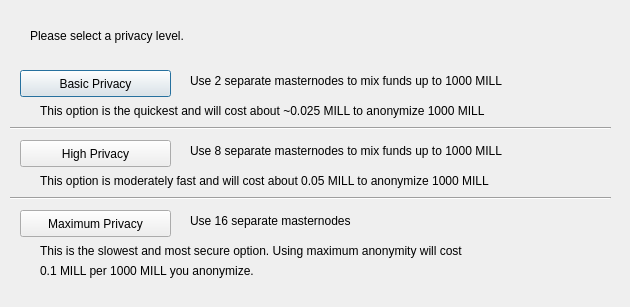
<?xml version="1.0" encoding="UTF-8"?>
<ui version="4.0">
 <class>DarksendConfig</class>
 <widget class="QDialog" name="DarksendConfig">
  <property name="geometry">
   <rect>
    <x>0</x>
    <y>0</y>
    <width>630</width>
    <height>307</height>
   </rect>
  </property>
  <property name="windowTitle">
   <string>Configure PrivateSend</string>
  </property>
  <widget class="QPushButton" name="buttonBasic">
   <property name="geometry">
    <rect>
     <x>20</x>
     <y>70</y>
     <width>151</width>
     <height>27</height>
    </rect>
   </property>
   <property name="text">
    <string>Basic Privacy</string>
   </property>
  </widget>
  <widget class="QPushButton" name="buttonHigh">
   <property name="geometry">
    <rect>
     <x>20</x>
     <y>140</y>
     <width>151</width>
     <height>27</height>
    </rect>
   </property>
   <property name="text">
    <string>High Privacy</string>
   </property>
  </widget>
  <widget class="QPushButton" name="buttonMax">
   <property name="geometry">
    <rect>
     <x>20</x>
     <y>210</y>
     <width>151</width>
     <height>27</height>
    </rect>
   </property>
   <property name="text">
    <string>Maximum Privacy</string>
   </property>
  </widget>
  <widget class="QLabel" name="label">
   <property name="geometry">
    <rect>
     <x>30</x>
     <y>20</y>
     <width>571</width>
     <height>31</height>
    </rect>
   </property>
   <property name="text">
    <string>Please select a privacy level.</string>
   </property>
  </widget>
  <widget class="QLabel" name="label_2">
   <property name="geometry">
    <rect>
     <x>190</x>
     <y>70</y>
     <width>421</width>
     <height>21</height>
    </rect>
   </property>
   <property name="text">
    <string>Use 2 separate masternodes to mix funds up to 1000 MILL</string>
   </property>
  </widget>
  <widget class="QLabel" name="label_3">
   <property name="geometry">
    <rect>
     <x>190</x>
     <y>140</y>
     <width>411</width>
     <height>21</height>
    </rect>
   </property>
   <property name="text">
    <string>Use 8 separate masternodes to mix funds up to 1000 MILL</string>
   </property>
  </widget>
  <widget class="QLabel" name="label_4">
   <property name="geometry">
    <rect>
     <x>190</x>
     <y>210</y>
     <width>421</width>
     <height>21</height>
    </rect>
   </property>
   <property name="text">
    <string>Use 16 separate masternodes</string>
   </property>
  </widget>
  <widget class="QLabel" name="label_6">
   <property name="geometry">
    <rect>
     <x>40</x>
     <y>100</y>
     <width>561</width>
     <height>21</height>
    </rect>
   </property>
   <property name="text">
    <string>This option is the quickest and will cost about ~0.025 MILL to anonymize 1000 MILL</string>
   </property>
  </widget>
  <widget class="QLabel" name="label_7">
   <property name="geometry">
    <rect>
     <x>40</x>
     <y>170</y>
     <width>561</width>
     <height>21</height>
    </rect>
   </property>
   <property name="text">
    <string>This option is moderately fast and will cost about 0.05 MILL to anonymize 1000 MILL</string>
   </property>
  </widget>
  <widget class="QLabel" name="label_8">
   <property name="geometry">
    <rect>
     <x>40</x>
     <y>240</y>
     <width>561</width>
     <height>21</height>
    </rect>
   </property>
   <property name="text">
    <string>This is the slowest and most secure option. Using maximum anonymity will cost</string>
   </property>
  </widget>
  <widget class="QLabel" name="label_9">
   <property name="geometry">
    <rect>
     <x>40</x>
     <y>260</y>
     <width>561</width>
     <height>21</height>
    </rect>
   </property>
   <property name="text">
    <string>0.1 MILL per 1000 MILL you anonymize.</string>
   </property>
  </widget>
  <widget class="Line" name="line">
   <property name="geometry">
    <rect>
     <x>10</x>
     <y>120</y>
     <width>601</width>
     <height>16</height>
    </rect>
   </property>
   <property name="orientation">
    <enum>Qt::Horizontal</enum>
   </property>
  </widget>
  <widget class="Line" name="line_2">
   <property name="geometry">
    <rect>
     <x>10</x>
     <y>190</y>
     <width>601</width>
     <height>16</height>
    </rect>
   </property>
   <property name="orientation">
    <enum>Qt::Horizontal</enum>
   </property>
  </widget>
 </widget>
 <resources/>
 <connections/>
</ui>
